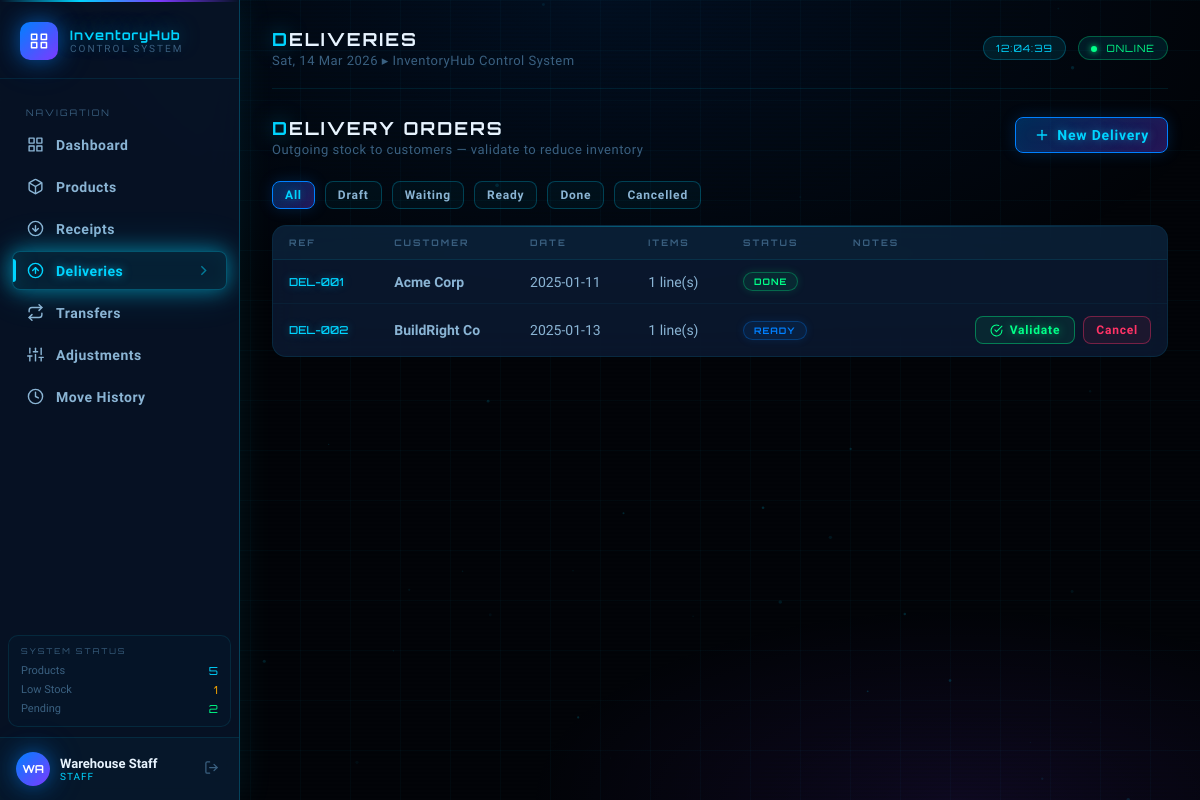
/pages/deliveries.php (signed in), run on the app's committed database.
### tables this page shows
CREATE TABLE deliveries (
    id            INT AUTO_INCREMENT PRIMARY KEY,
    ref_code      VARCHAR(20) NOT NULL UNIQUE,
    customer      VARCHAR(150) NOT NULL,
    delivery_date DATE NOT NULL,
    status        ENUM('draft','waiting','ready','done','cancelled') DEFAULT 'draft',
    notes         TEXT,
    created_at    DATETIME DEFAULT CURRENT_TIMESTAMP
);

### pages/deliveries.php (the view, shortened to what this page needs)
<?php
require_once __DIR__ . '/../includes/config.php';
$statusFilt = $_GET['status'] ?? '';
$where = $statusFilt ? "WHERE d.status = '" . $conn->real_escape_string($statusFilt) . "'" : '';
$deliveries = $conn->query("
    SELECT d.*, COUNT(di.id) AS item_count
    FROM deliveries d
    LEFT JOIN delivery_items di ON di.delivery_id = d.id
    $where
    GROUP BY d.id ORDER BY d.created_at DESC
")->fetch_all(MYSQLI_ASSOC);
include __DIR__ . '/../includes/header.php';
?>
<div class="page-header" style="display:flex;align-items:flex-start;justify-content:space-between;margin-bottom:24px;gap:16px;">
  <div class="page-header-left"><div class="page-title"><span>D</span>elivery Orders</div><div class="page-subtitle">Outgoing stock to customers — validate to reduce inventory</div></div>
  <button class="btn btn-primary" data-modal-open="deliveryModal">
    <i data-feather="plus"></i> New Delivery
  </button>
</div>
<div class="filters-bar">
  <?php foreach (['', 'draft', 'waiting', 'ready', 'done', 'cancelled'] as $s): ?>
    <a href="?status=<?= $s ?>" class="btn btn-sm <?= ($statusFilt === $s) ? 'btn-primary' : 'btn-secondary' ?>">
      <?= $s === '' ? 'All' : ucfirst($s) ?>
    </a>
  <?php endforeach; ?>
</div>
<div class="glass-panel">
  <div class="table-wrap">
    <table>
      <thead>
        <tr><th>Ref</th><th>Customer</th><th>Date</th><th>Items</th><th>Status</th><th>Notes</th><th></th></tr>
      </thead>
      <tbody>
        <?php foreach ($deliveries as $d): ?>
        <tr>
          <td class="td-mono"><?= e($d['ref_code']) ?></td>
          <td style="font-weight:600;"><?= e($d['customer']) ?></td>
          <td><?= e($d['delivery_date']) ?></td>
          <td><?= $d['item_count'] ?> line(s)</td>
          <td><?= badge($d['status']) ?></td>
          <td style="color:var(--slate-400);font-size:12px;"><?= e($d['notes']) ?></td>
          <td>
            <div class="flex gap-8" style="justify-content:flex-end;">
              <?php if ($d['status'] !== 'done' && $d['status'] !== 'cancelled'): ?>
              <form method="POST" style="display:inline;">
                <button type="submit" class="btn btn-success"
                  data-confirm="Validate delivery <?= e($d['ref_code']) ?>? Stock will decrease.">
                  <i data-feather="check-circle" style="width:13px;height:13px;"></i> Validate
                </button>
              </form>
              <form method="POST" style="display:inline;">
                <button type="submit" class="btn btn-danger btn-sm"
                  data-confirm="Cancel delivery <?= e($d['ref_code']) ?>?">Cancel</button>
              </form>
              <?php endif; ?>
            </div>
          </td>
        </tr>
        <?php endforeach; ?>
      </tbody>
    </table>
  </div>
</div>
<?php
include __DIR__ . '/../includes/footer.php';
?>

### includes/config.php (shortened to what this page needs)
<?php
function e($s) { return htmlspecialchars($s ?? '', ENT_QUOTES, 'UTF-8'); }
function badge($status) {
    $map = [
        'draft'     => 'badge-draft',
        'waiting'   => 'badge-waiting',
        'ready'     => 'badge-ready',
        'done'      => 'badge-done',
        'cancelled' => 'badge-cancelled',
    ];
    $cls = $map[$status] ?? 'badge-draft';
    return '<span class="badge ' . $cls . '">' . e($status) . '</span>';
}

### data on the page
deliveries: ref_code "DEL-001", customer "Acme Corp", delivery_date "2025-01-11", item_count "1", status "DONE"
deliveries: ref_code "DEL-002", customer "BuildRight Co", delivery_date "2025-01-13", item_count "1", status "READY"

### other printed values
APP_NAME "InventoryHub"
$item['label'] "Dashboard"
$item['label'] "Products"
$item['label'] "Receipts"
$item['label'] "Deliveries"
$item['label'] "Transfers"
$item['label'] "Adjustments"
$item['label'] "Move History"
$totalProd "5"
$lowStock "1"
$pending "2"
substr($_SESSION['user_name'] ?? 'U', 0, 2) "WA"
$_SESSION['user_name'] "Warehouse Staff"
$_SESSION['user_role'] "STAFF"
substr($currentPage,0,1) "D"
